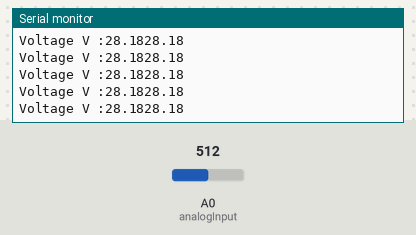
The sketch below on a simulated Arduino Uno, built with avr-gcc and run on an emulated ATmega328P. On the bench: the last lines printed to the serial monitor. The test bench sets the inputs (shaded band); at power-on: A0 (analogInput) = 512.

Above: at 1.2 s.
1.3 s: A0 (analogInput) set to 716
At 1.32 s:
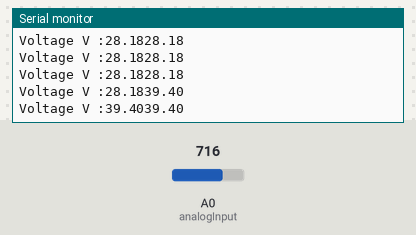
2.8 s: A0 (analogInput) set to 900
At 2.84 s:
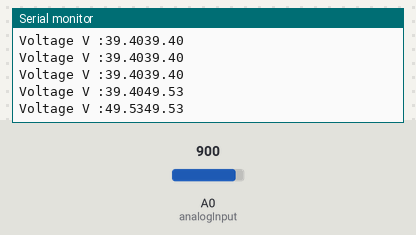
Timing chart, 0 to 5.8 s (numbered marks = the images above; inputs shaded):
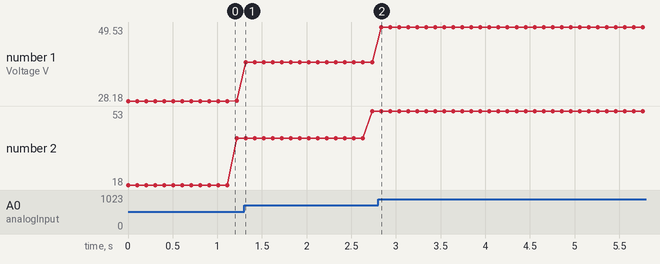

Measured:
- after the input at 1.3 s, the serial monitor: prints a new line at once (image 1)
- after the input at 2.8 s, the serial monitor: prints a new line at once (image 2)
- plotted number 1: 28.18 → 39.4 after the input at 1.3 s, 39.4 → 49.53 after the input at 2.8 s
- plotted number 2: 40 → 53 after the input at 1.3 s

The sketch:

Arduino_Voltmeter.ino
```cpp
int analogInput = A0;
float vout = 0.0;
float vin = 0.0;
float R1 = 98600.0; // resistance of R1 (100K)
float R2 = 9600.0; // resistance of R2 (10K)
int value = 0;
int a[5] = {};
void setup() {
  Serial.begin(115200);
  pinMode(analogInput, INPUT);


Serial.print("DC Voltmeter");
}
void loop() {

  // read the value at analog input
  value = analogRead(analogInput);
  vout = (value * 5) / 1024.0;
  vin = vout / (R2 / (R1 + R2));
  Serial.println(vin);
 /* if (vin < 0.09)
  {
    vin = 0.0;
  }*/

  Serial.print("Voltage V :");
  Serial.print(vin);
  delay(100);
}
```
